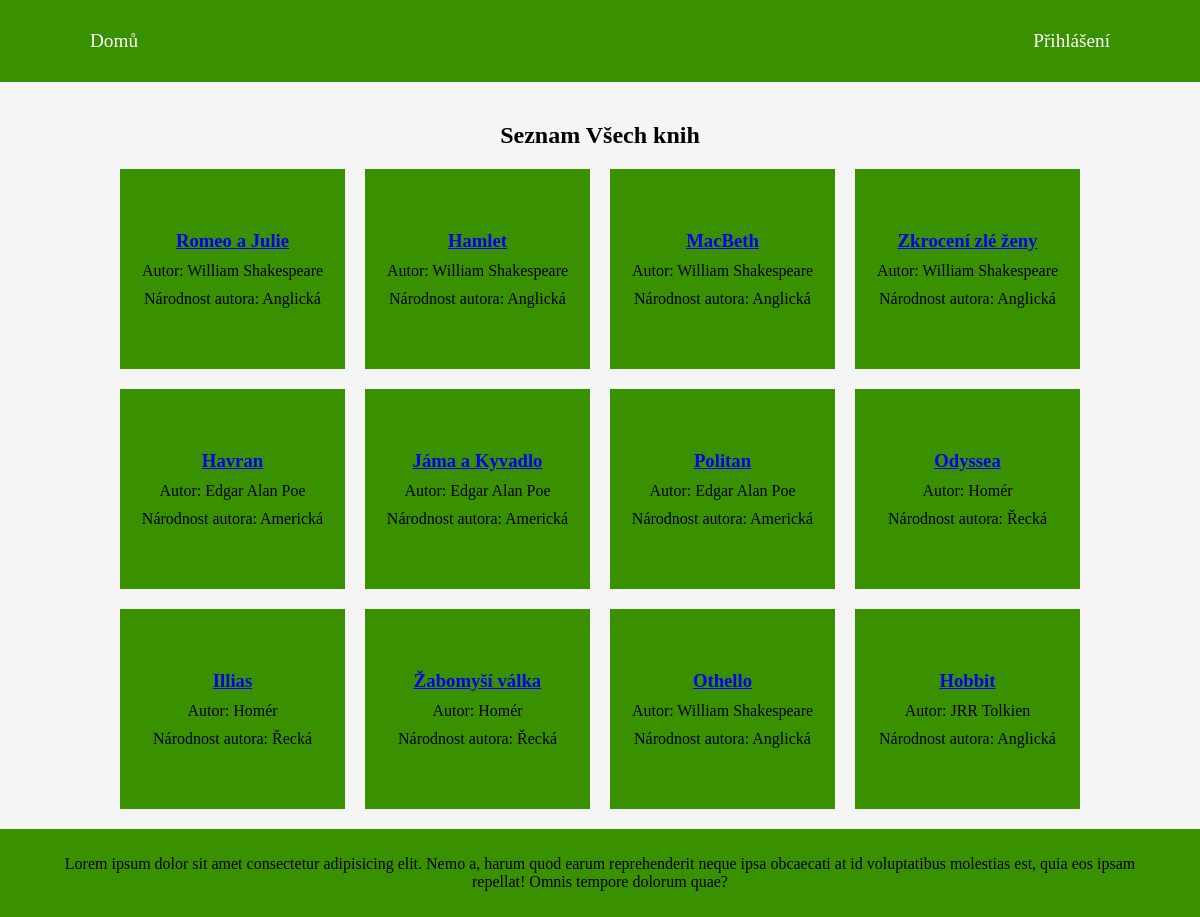
The page /library/home on the database its author committed.
### tables this page shows
CREATE TABLE IF NOT EXISTS `books` (
  `book_id` int(11) UNSIGNED NOT NULL AUTO_INCREMENT,
  `name` varchar(255) NOT NULL,
  `author_id` int(10) UNSIGNED NOT NULL,
  `price` int(10) UNSIGNED NOT NULL,
  `description` text NOT NULL,
  `url` varchar(255) NOT NULL,
  PRIMARY KEY (`book_id`),
  KEY `author_id` (`author_id`)
);

CREATE TABLE IF NOT EXISTS `authors` (
  `author_id` int(10) UNSIGNED NOT NULL AUTO_INCREMENT,
  `name` varchar(255) NOT NULL,
  `nationality` varchar(255) NOT NULL,
  `surname` varchar(255) NOT NULL,
  PRIMARY KEY (`author_id`)
);

### controller/Controller.php (called while the page is built, shortened)
<?php
abstract class Controller
{
    protected $view;
    function displayView()
    {
        require("view/$this->view.phtml");
    }
}

### index.php (called while the page is built, shortened)
<?php
$controller = new RouterController();
$controller->process(array($_SERVER['REQUEST_URI']));

### model/Db.php (called while the page is built, shortened)
<?php
class Db
{
    static $connection;
    public static function makeConnection($host, $database, $user, $password)
    {
        if (!isset($connection)) {
            self::$connection = new PDO(
                "mysql:host=$host;dbname=$database;charset=utf8",
                $user,
                $password
            );
        }
        return self::$connection;
    }
    public static function retrieveAll($query, $args = null)
    {
        $stmt = self::$connection->prepare($query);
        $stmt->execute($args);
        return $stmt->fetchAll();
    }
}

### model/BookManager.php (called while the page is built, shortened)
<?php
class BookManager
{
    function getAllBooks()
    {
        $books = Db::retrieveAll("SELECT books.`name`, books.`url`, authors.name, authors.surname, authors.nationality, books.price FROM `books` JOIN authors ON books.author_id=authors.author_id");
        return $books;
    }
}

### controller/HomeController.php (called while the page is built, shortened)
<?php
class HomeController extends Controller
{
    public function process($params = array())
    {
        $bookManager = new BookManager();
        $this->data["books"] = $bookManager->getAllBooks();
    }
}

### view/homeView.phtml (the view)
<article>
    <h1>Seznam Všech knih</h1>
    <section class="grid">
        <?php foreach ($books as $singleBook) : ?>
            <div>
                <h1><a href="bookDetails/<?= $singleBook['url'] ?>"><?= $singleBook[0] ?></a></h1>
                <span>Autor: <?= $singleBook['name'] . ' ' . $singleBook['surname'] ?></span>
                <span>Národnost autora: <?= $singleBook["nationality"] ?></span>
            </div>
        <?php endforeach ?>
    </section>
</article>

### controller/RouterController.php (shortened to what this page needs)
<?php
class RouterController extends Controller
{
    public function process($params = array())
    {
        $decodedUrl = $this->decodeURL($params[0]);
        $controllerUrl = array_shift($decodedUrl);
        $controllerUrl = $this->parseToCamelCase($controllerUrl, "-");
        if (file_exists("controller/$controllerUrl" . "Controller.php")) {
            $this->controller = new $controllerClassName();
            $this->controller->process($decodedUrl);
            $this->displayView();
        } else {
            $this->redirect("error404");
        }
    }
    public function decodeURL($url)
    {
        $url = parse_url($url);
        $url["path"] = ltrim($url["path"], "/");
        $url["path"] = trim($url["path"]);
        $url["path"] = explode("/", $url["path"]);
        array_shift($url["path"]);
        $url = $url["path"];
        return $url;
    }
    public function parseToCamelCase($text, $delimeter)
    {
        $text = explode($delimeter, $text);
        foreach ($text as $key => $value) {
            $text[$key] = strtoupper($value[0]) . substr($value, 1);
        }
        return join($text);
    }
}

### view/defaultLayout.phtml (shortened to what this page needs)
<!DOCTYPE html>
<html lang="en">
<head>
    <link rel="stylesheet" href="style.css">
</head>
<body>
    <nav>
        <a href="home">Domů</a>
        <a class="login" href="<?= $userHref ?>"><?= $userText ?></a>
    </nav>
    <?php $this->controller->displayView() ?>
    <footer>
        <p>Lorem ipsum dolor sit amet consectetur adipisicing elit. Nemo a, harum quod earum reprehenderit neque ipsa obcaecati at id voluptatibus molestias est, quia eos ipsam repellat! Omnis tempore dolorum quae?</p>
    </footer>
</body>
</html>

### style.css (style rules this page uses)
body { margin: 0px; padding: 0px; min-height: 100vh; background-color: whitesmoke; box-sizing: border-box; display: flex; flex-direction: column; }
section.grid { display: grid; grid-template-columns: 1fr 1fr; grid-auto-rows: minmax(200px, auto); gap: 20px; }
article { display: flex; flex-direction: column; flex-grow: 1; padding: 0% 5%; text-align: center; margin: 20px 0px; }
section.grid div { display: flex; background-color: #3a9100; text-align: center; justify-content: center; align-items: center; flex-wrap: wrap; flex-direction: column; }
section.grid div h1 { margin: 0px; }
section.grid div span { margin-top: 10px; }
nav, footer { display: flex; background-color: #3a9100; padding: 10px 50px; }
footer { justify-content: center; text-align: center; }
nav a { font-size: 1.2rem; padding: 20px; text-decoration: none; color: white; transition: 0.5s; margin: 0px 20px; }
.login { margin-left: auto; }
@media only screen and (min-width: 900px) { section.grid { grid-template-columns: 1fr 1fr 1fr 1fr; } }
@media only screen and (min-width: 900px) { article { padding: 0% 10%; } }

### rows shown on the page
books: name "Romeo a Julie", author.name "William", author.surname "Shakespeare", author.nationality "Anglická"
books: name "Hamlet", author.name "William", author.surname "Shakespeare", author.nationality "Anglická"
books: name "MacBeth", author.name "William", author.surname "Shakespeare", author.nationality "Anglická"
books: name "Zkrocení zlé ženy", author.name "William", author.surname "Shakespeare", author.nationality "Anglická"
books: name "Havran", author.name "Edgar Alan", author.surname "Poe", author.nationality "Americká"
books: name "Jáma a Kyvadlo", author.name "Edgar Alan", author.surname "Poe", author.nationality "Americká"
books: name "Politan", author.name "Edgar Alan", author.surname "Poe", author.nationality "Americká"
books: name "Odyssea", author.name "Homér", author.nationality "Řecká"
books: name "Illias", author.name "Homér", author.nationality "Řecká"
books: name "Žabomyší válka", author.name "Homér", author.nationality "Řecká"
books: name "Othello", author.name "William", author.surname "Shakespeare", author.nationality "Anglická"
books: name "Hobbit", author.name "JRR", author.surname "Tolkien", author.nationality "Anglická"

### other values the page prints
$userText "Přihlášení"
